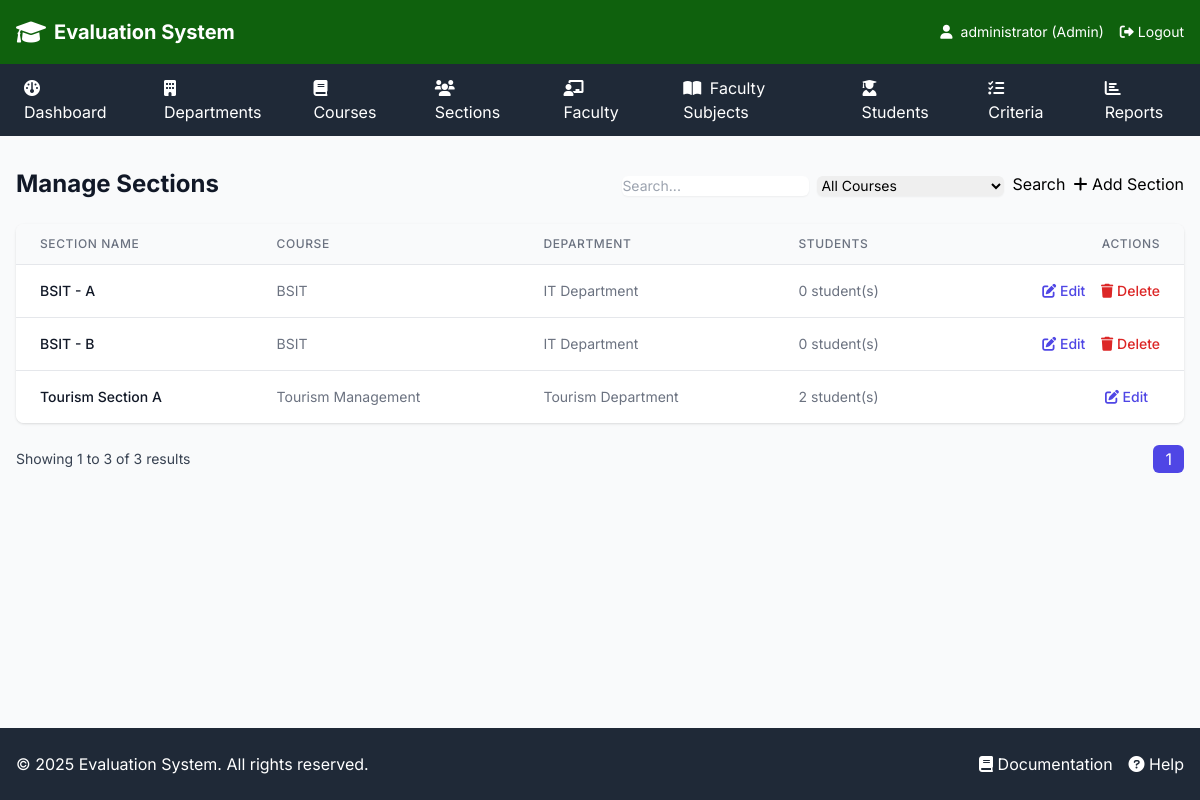
The page /admin/sections.php (signed in) on the database its author committed.
### tables this page shows
CREATE TABLE `section` (
  `section_id` int(11) NOT NULL,
  `section_name` varchar(50) NOT NULL,
  `course_id` int(11) NOT NULL
);

CREATE TABLE `course` (
  `course_id` int(11) NOT NULL,
  `course_name` varchar(100) NOT NULL,
  `department_id` int(11) NOT NULL
);

CREATE TABLE `department` (
  `department_id` int(11) NOT NULL,
  `department_name` varchar(100) NOT NULL
);

### admin/sections.php (the view, shortened to what this page needs)
<?php
require_once '../includes/header.php';
$search = isset($_GET['search']) ? trim($_GET['search']) : '';
$page = isset($_GET['page']) ? (int)$_GET['page'] : 1;
$limit = 10;
$offset = ($page - 1) * $limit;
$sections_query = "
    SELECT s.*, c.course_name, d.department_name, COUNT(st.student_id) as student_count
    FROM section s
    JOIN course c ON s.course_id = c.course_id
    JOIN department d ON c.department_id = d.department_id
    LEFT JOIN students st ON s.section_id = st.section_id
    WHERE (s.section_name LIKE ? OR c.course_name LIKE ? OR d.department_name LIKE ?)
";
$sections_query .= " GROUP BY s.section_id ORDER BY d.department_name, c.course_name, s.section_name LIMIT ? OFFSET ?";
$stmt = $conn->prepare($sections_query);
$search_param = "%$search%";
$stmt->bind_param("sssii", $search_param, $search_param, $search_param, $limit, $offset);
$stmt->execute();
$sections = $stmt->get_result();
$total_sections_query = "
    SELECT COUNT(*) as total
    FROM section s
    JOIN course c ON s.course_id = c.course_id
    JOIN department d ON c.department_id = d.department_id
    WHERE (s.section_name LIKE ? OR c.course_name LIKE ? OR d.department_name LIKE ?)
";
$stmt = $conn->prepare($total_sections_query);
$stmt->bind_param("sss", $search_param, $search_param, $search_param);
$stmt->execute();
$total_sections_result = $stmt->get_result()->fetch_assoc();
$total_sections = $total_sections_result['total'];
$total_pages = ceil($total_sections / $limit);
?>
<div class="space-y-6">
    <div class="flex justify-between items-center">
        <h1 class="text-2xl font-bold text-gray-900">Manage Sections</h1>
        <div class="flex space-x-2">
            <form method="GET" class="flex space-x-2">
                <input type="text" id="search" name="search" placeholder="Search..." value="<?php echo htmlspecialchars($search); ?>"
                    class="mt-1 block w-full rounded-md border-gray-300 shadow-sm focus:border-indigo-500 focus:ring-indigo-500 sm:text-sm">
                <select name="filter_course" id="filter_course" onchange="this.form.submit()"
                    class="mt-1 block w-full rounded-md border-gray-300 shadow-sm focus:border-indigo-500 focus:ring-indigo-500 sm:text-sm">
                    <option value="">All Courses</option>
                </select>
                <button type="submit" class="btn-primary">
                    Search
                </button>
            </form>
            <button onclick="openAddModal()" class="btn-primary">
                <i class="fas fa-plus"></i> Add Section
            </button>
        </div>
    </div>
    <div class="bg-white rounded-lg shadow overflow-hidden">
        <table class="min-w-full divide-y divide-gray-200">
            <thead class="bg-gray-50">
                <tr>
                    <th class="px-6 py-3 text-left text-xs font-medium text-gray-500 uppercase tracking-wider">
                        Section Name
                    </th>
                    <th class="px-6 py-3 text-left text-xs font-medium text-gray-500 uppercase tracking-wider">
                        Course
                    </th>
                    <th class="px-6 py-3 text-left text-xs font-medium text-gray-500 uppercase tracking-wider">
                        Department
                    </th>
                    <th class="px-6 py-3 text-left text-xs font-medium text-gray-500 uppercase tracking-wider">
                        Students
                    </th>
                    <th class="px-6 py-3 text-right text-xs font-medium text-gray-500 uppercase tracking-wider">
                        Actions
                    </th>
                </tr>
            </thead>
            <tbody class="bg-white divide-y divide-gray-200">
                <?php if ($sections->num_rows > 0): ?>
                    <?php while ($section = $sections->fetch_assoc()): ?>
                        <tr>
                            <td class="px-6 py-4 whitespace-nowrap">
                                <div class="text-sm font-medium text-gray-900">
                                    <?php echo htmlspecialchars($section['section_name']); ?>
                                </div>
                            </td>
                            <td class="px-6 py-4 whitespace-nowrap">
                                <div class="text-sm text-gray-500">
                                    <?php echo htmlspecialchars($section['course_name']); ?>
                                </div>
                            </td>
                            <td class="px-6 py-4 whitespace-nowrap">
                                <div class="text-sm text-gray-500">
                                    <?php echo htmlspecialchars($section['department_name']); ?>
                                </div>
                            </td>
                            <td class="px-6 py-4 whitespace-nowrap">
                                <div class="text-sm text-gray-500">
                                    <?php echo $section['student_count']; ?> student(s)
                                </div>
                            </td>
                            <td class="px-6 py-4 whitespace-nowrap text-right text-sm font-medium">
                                <button onclick="openEditModal(<?php
                                    echo htmlspecialchars(json_encode([
                                        'id' => $section['section_id'],
                                        'name' => $section['section_name'],
                                        'course_id' => $section['course_id']
                                    ]));
                                ?>)" class="text-indigo-600 hover:text-indigo-900 mr-3">
                                    <i class="fas fa-edit"></i> Edit
                                </button>
                                <?php if ($section['student_count'] == 0): ?>
                                    <button onclick="confirmDelete(<?php echo $section['section_id']; ?>)"
                                        class="text-red-600 hover:text-red-900">
                                        <i class="fas fa-trash"></i> Delete
                                    </button>
                                <?php endif; ?>
                            </td>
                        </tr>
                    <?php endwhile; ?>
                <?php endif; ?>
            </tbody>
        </table>
    </div>
    <div class="flex justify-between items-center mt-4">
        <div class="text-sm text-gray-700">
            Showing <?php echo $offset + 1; ?> to <?php echo min($offset + $limit, $total_sections); ?> of <?php echo $total_sections; ?> results
        </div>
        <div class="space-x-2">
            <?php for ($i = 1; $i <= $total_pages; $i++): ?>
                <a href="?search=<?php echo urlencode($search); ?>&page=<?php echo $i; ?>"
                    class="px-3 py-1 rounded-md <?php echo $i === $page ? 'bg-indigo-600 text-white' : 'bg-gray-200 text-gray-700'; ?>">
                    <?php echo $i; ?>
                </a>
            <?php endfor; ?>
        </div>
    </div>
</div>
<?php require_once '../includes/footer.php'; ?>

### includes/header.php (style rules this page uses)
body { font-family: 'Inter', sans-serif; }

### admin/sections.php (style rules this page uses)
.btn-primary { @apply inline-flex justify-center py-2 px-4 border border-transparent shadow-sm text-sm font-medium rounded-md text-white bg-indigo-600 hover:bg-indigo-700 focus:outline-none focus:ring-2 focus:ring-offset-2 focus:ring-indigo-500; }

### rows shown on the page
section: section_name "BSIT - A", course.course_name "BSIT", department.department_name "IT Department", student_count "0"
section: section_name "BSIT - B", course.course_name "BSIT", department.department_name "IT Department", student_count "0"
section: section_name "Tourism Section A", course.course_name "Tourism Management", department.department_name "Tourism Department", student_count "2"

### other values the page prints
$_SESSION['username'] "administrator"
$_SESSION['user_type'] "Admin"
$offset + 1 "1"
min($offset + $limit, $total_sections) "3"
$total_sections "3"
